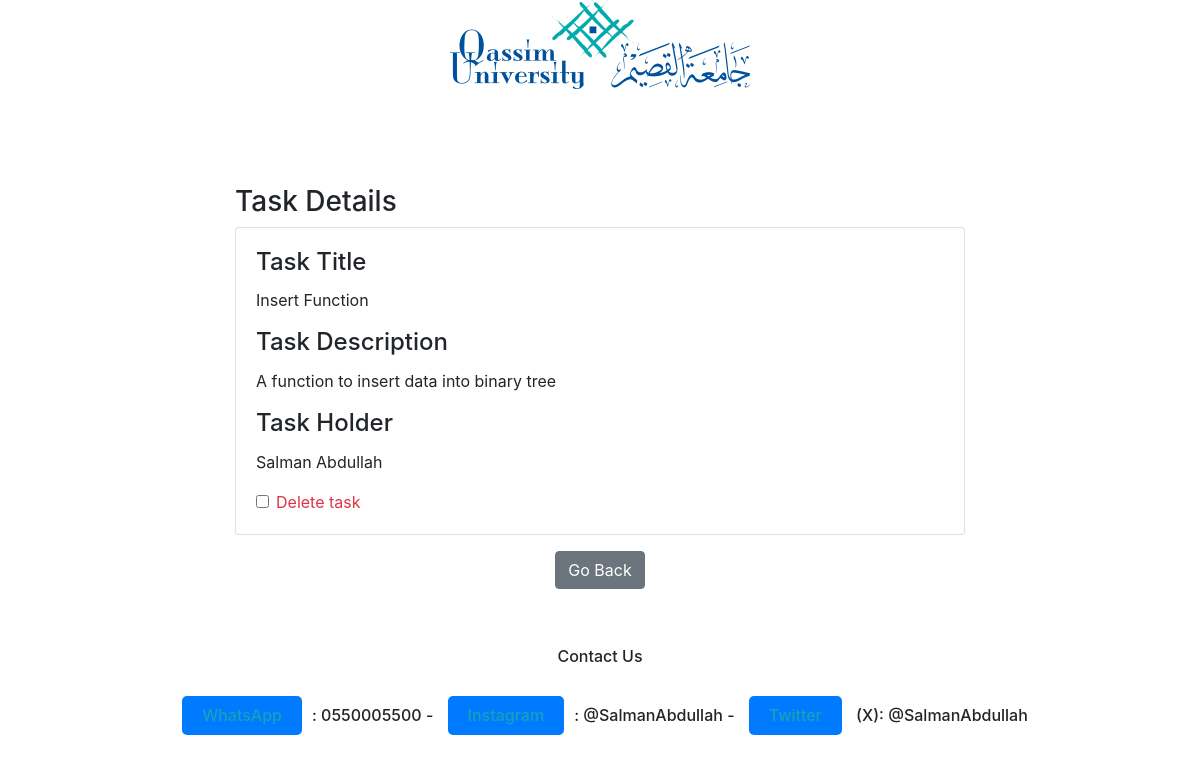
/task/1, run on the app's committed database.
### ManProject/models.py (models this page shows)
class Task(models.Model):
 title = models.CharField(max_length = 30)
 desc = models.CharField(max_length = 150)
 holder = models.CharField(max_length = 30)

### ManProject/views.py (the view)
# urls.py: path('task/<int:bId>', views.task, name="task"),
def task(request, bId):
    obj = Task.objects.get(id = bId)
    if request.method == 'POST':
      Task.objects.get(id = bId).delete()
      return redirect('/tasklist')
    return render(request, 'ManProject/task.html', {'task':obj})

### ManProject/templates/ManProject/task.html (shortened to what this page needs)
{% extends "layouts/base.html" %}
{% block content %}
<link rel="stylesheet" href="https://maxcdn.bootstrapcdn.com/bootstrap/4.5.2/css/bootstrap.min.css">
<div class="container mt-5">
    <div class="row">
        <div class="col-md-8 offset-md-2">
            <h3>Task Details</h3>
            <div class="card">
                <div class="card-body">
                    <h4 class="card-title">Task Title</h4>
                    <p class="card-text">{{ task.title }}</p>
                    <h4 class="card-title">Task Description</h4>
                    <p class="card-text">{{ task.desc }}</p>
                    <h4 class="card-title">Task Holder</h4>
                    <p class="card-text">{{ task.holder }}</p>
                    <form method="post">
                        <div class="form-check">
                            <input class="form-check-input" type="checkbox" id="input_check" name="delete_checked">
                            <label class="form-check-label text-danger" for="input_check">Delete task</label>
                        </div>
                    </form>
                </div>
            </div>
            <center>
            <a href="/tasklist" class="btn btn-secondary mt-3">Go Back</a>
        </div>
    </div>
</div>
{% endblock content %}

### ManProject/templates/ManProject/task.html (style rules this page uses)
a { display: inline-block; margin: 20px 0; padding: 10px 20px; text-decoration: none; color: #fff; background-color: #007bff; border-radius: 5px; transition: background-color 0.3s ease; }

### ManProject/templates/includes/footer.html (style rules this page uses)
a { color: #17a2b8; text-decoration: none; margin: 0 10px; transition: color 0.3s ease; }

### data on the page
Task: title "Insert Function", desc "A function to insert data into binary tree", holder "Salman Abdullah"
